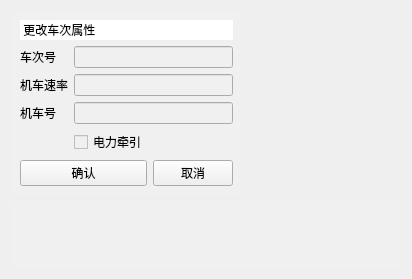
<?xml version="1.0" encoding="UTF-8"?>
<ui version="4.0">
 <class>ChangeCCProperty</class>
 <widget class="QWidget" name="ChangeCCProperty">
  <property name="geometry">
   <rect>
    <x>0</x>
    <y>0</y>
    <width>412</width>
    <height>279</height>
   </rect>
  </property>
  <property name="windowTitle">
   <string>Form</string>
  </property>
  <property name="layoutDirection">
   <enum>Qt::LeftToRight</enum>
  </property>
  <property name="styleSheet">
   <string notr="true"/>
  </property>
  <layout class="QGridLayout" name="gridLayout_2">
   <item row="1" column="0" colspan="2">
    <widget class="KeyBoard" name="widget_2" native="true">
     <property name="styleSheet">
      <string notr="true">background-color: rgb(240, 240, 240);</string>
     </property>
    </widget>
   </item>
   <item row="0" column="0">
    <widget class="QWidget" name="widget" native="true">
     <property name="styleSheet">
      <string notr="true">background-color: rgb(240, 240, 240);</string>
     </property>
     <layout class="QGridLayout" name="gridLayout">
      <item row="0" column="0" colspan="3">
       <widget class="QLabel" name="label_3">
        <property name="minimumSize">
         <size>
          <width>0</width>
          <height>20</height>
         </size>
        </property>
        <property name="maximumSize">
         <size>
          <width>16777215</width>
          <height>25</height>
         </size>
        </property>
        <property name="styleSheet">
         <string notr="true">background-color: rgb(255, 255, 255);</string>
        </property>
        <property name="text">
         <string> 更改车次属性</string>
        </property>
       </widget>
      </item>
      <item row="1" column="0">
       <widget class="QLabel" name="label">
        <property name="text">
         <string>车次号</string>
        </property>
       </widget>
      </item>
      <item row="1" column="1" colspan="2">
       <widget class="QLineEdit" name="lineEdit">
        <property name="enabled">
         <bool>false</bool>
        </property>
       </widget>
      </item>
      <item row="2" column="0">
       <widget class="QLabel" name="label_2">
        <property name="text">
         <string>机车速率</string>
        </property>
       </widget>
      </item>
      <item row="2" column="1" colspan="2">
       <widget class="QLineEdit" name="lineEdit_2"/>
      </item>
      <item row="3" column="0">
       <widget class="QLabel" name="label_4">
        <property name="text">
         <string>机车号</string>
        </property>
       </widget>
      </item>
      <item row="3" column="1" colspan="2">
       <widget class="QLineEdit" name="lineEdit_3"/>
      </item>
      <item row="4" column="1">
       <widget class="QCheckBox" name="checkBox">
        <property name="text">
         <string>电力牵引</string>
        </property>
       </widget>
      </item>
      <item row="5" column="0" colspan="2">
       <widget class="QPushButton" name="pushButton">
        <property name="text">
         <string>确认</string>
        </property>
       </widget>
      </item>
      <item row="5" column="2">
       <widget class="QPushButton" name="pushButton_2">
        <property name="text">
         <string>取消</string>
        </property>
       </widget>
      </item>
     </layout>
    </widget>
   </item>
  </layout>
 </widget>
 <customwidgets>
  <customwidget>
   <class>KeyBoard</class>
   <extends>QWidget</extends>
   <header>menuclass/LeadSealing/keyboard.h</header>
   <container>1</container>
  </customwidget>
 </customwidgets>
 <resources/>
 <connections/>
</ui>
